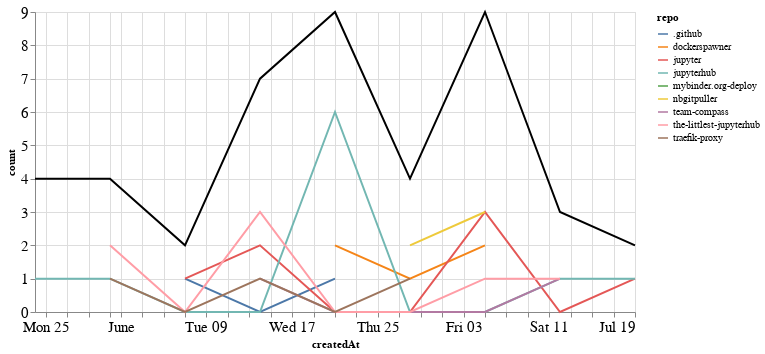

The notebook cell saved with this chart:
### Markdown cell above
## Comments

### Code cell
comments_time = comments.groupby('repo').resample('W', on='createdAt').count()['author'].reset_index()
comments_time = comments_time.rename(columns={'author': 'count'})
comments_time_total = comments_time.groupby('createdAt').agg({"count": "sum"}).reset_index()
ch1 = alt.Chart(comments_time, width=600).mark_line().encode(
    x='createdAt',
    y='count',
    color='repo',
    tooltip="repo"
)

ch2 = alt.Chart(comments_time_total, width=600).mark_line(color="black").encode(
    x='createdAt',
    y='count',
)

ch1 + ch2

### Figure 1 — Vega-Lite specification as saved in the notebook (floating-point values rounded to 4 significant figures)
{"config": {"axisLeft": {"labelFontSize": 15}, "axisBottom": {"labelFontSize": 15}}, "layer": [{"data": {"name": "data-8fa3fcc648135de3560ae5846643485c"}, "mark": "line", "encoding": {"color": {"type": "nominal", "field": "repo"}, "tooltip": {"type": "nominal", "field": "repo"}, "x": {"type": "temporal", "field": "createdAt"}, "y": {"type": "quantitative", "field": "count"}}, "width": 600}, {"data": {"name": "data-dc59a64c85a47f2e369a0c797ac89424"}, "mark": {"type": "line", "color": "black"}, "encoding": {"x": {"type": "temporal", "field": "createdAt"}, "y": {"type": "quantitative", "field": "count"}}, "width": 600}], "$schema": "https://vega.github.io/schema/vega-lite/v4.8.1.json", "datasets": {"data-8fa3fcc648135de3560ae5846643485c": [{"repo": ".github", "createdAt": "2020-06-07T00:00:00", "count": 1}, {"repo": ".github", "createdAt": "2020-06-14T00:00:00", "count": 0}, {"repo": ".github", "createdAt": "2020-06-21T00:00:00", "count": 1}, {"repo": "dockerspawner", "createdAt": "2020-06-21T00:00:00", "count": 2}, {"repo": "dockerspawner", "createdAt": "2020-06-28T00:00:00", "count": 1}, {"repo": "dockerspawner", "createdAt": "2020-07-05T00:00:00", "count": 2}, {"repo": "jupyter", "createdAt": "2020-06-07T00:00:00", "count": 1}, {"repo": "jupyter", "createdAt": "2020-06-14T00:00:00", "count": 2}, {"repo": "jupyter", "createdAt": "2020-06-21T00:00:00", "count": 0}, {"repo": "jupyter", "createdAt": "2020-06-28T00:00:00", "count": 0}, {"repo": "jupyter", "createdAt": "2020-07-05T00:00:00", "count": 3}, {"repo": "jupyter", "createdAt": "2020-07-12T00:00:00", "count": 0}, {"repo": "jupyter", "createdAt": "2020-07-19T00:00:00", "count": 1}, {"repo": "jupyterhub", "createdAt": "2020-05-24T00:00:00", "count": 1}, {"repo": "jupyterhub", "createdAt": "2020-05-31T00:00:00", "count": 1}, {"repo": "jupyterhub", "createdAt": "2020-06-07T00:00:00", "count": 0}, {"repo": "jupyterhub", "createdAt": "2020-06-14T00:00:00", "count": 0}, {"repo": "jupyterhub", "createdAt": "2020-06-21T00:00:00", "count": 6}, {"repo": "jupyterhub", "createdAt": "2020-06-28T00:00:00", "count": 0}, {"repo": "jupyterhub", "createdAt": "2020-07-05T00:00:00", "count": 0}, {"repo": "jupyterhub", "createdAt": "2020-07-12T00:00:00", "count": 1}, {"repo": "jupyterhub", "createdAt": "2020-07-19T00:00:00", "count": 1}, {"repo": "mybinder.org-deploy", "createdAt": "2020-05-24T00:00:00", "count": 3}, {"repo": "nbgitpuller", "createdAt": "2020-06-28T00:00:00", "count": 2}, {"repo": "nbgitpuller", "createdAt": "2020-07-05T00:00:00", "count": 3}, {"repo": "team-compass", "createdAt": "2020-06-14T00:00:00", "count": 1}, {"repo": "team-compass", "createdAt": "2020-06-21T00:00:00", "count": 0}, {"repo": "team-compass", "createdAt": "2020-06-28T00:00:00", "count": 0}, {"repo": "team-compass", "createdAt": "2020-07-05T00:00:00", "count": 0}, {"repo": "team-compass", "createdAt": "2020-07-12T00:00:00", "count": 1}, {"repo": "the-littlest-jupyterhub", "createdAt": "2020-05-31T00:00:00", "count": 2}, {"repo": "the-littlest-jupyterhub", "createdAt": "2020-06-07T00:00:00", "count": 0}, {"repo": "the-littlest-jupyterhub", "createdAt": "2020-06-14T00:00:00", "count": 3}, {"repo": "the-littlest-jupyterhub", "createdAt": "2020-06-21T00:00:00", "count": 0}, {"repo": "the-littlest-jupyterhub", "createdAt": "2020-06-28T00:00:00", "count": 0}, {"repo": "the-littlest-jupyterhub", "createdAt": "2020-07-05T00:00:00", "count": 1}, {"repo": "the-littlest-jupyterhub", "createdAt": "2020-07-12T00:00:00", "count": 1}, {"repo": "traefik-proxy", "createdAt": "2020-05-31T00:00:00", "count": 1}, {"repo": "traefik-proxy", "createdAt": "2020-06-07T00:00:00", "count": 0}, {"repo": "traefik-proxy", "createdAt": "2020-06-14T00:00:00", "count": 1}, {"repo": "traefik-proxy", "createdAt": "2020-06-21T00:00:00", "count": 0}, {"repo": "traefik-proxy", "createdAt": "2020-06-28T00:00:00", "count": 1}], "data-dc59a64c85a47f2e369a0c797ac89424": [{"createdAt": "2020-05-24T00:00:00", "count": 4}, {"createdAt": "2020-05-31T00:00:00", "count": 4}, {"createdAt": "2020-06-07T00:00:00", "count": 2}, {"createdAt": "2020-06-14T00:00:00", "count": 7}, {"createdAt": "2020-06-21T00:00:00", "count": 9}, {"createdAt": "2020-06-28T00:00:00", "count": 4}, {"createdAt": "2020-07-05T00:00:00", "count": 9}, {"createdAt": "2020-07-12T00:00:00", "count": 3}, {"createdAt": "2020-07-19T00:00:00", "count": 2}]}}
